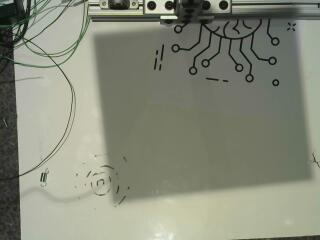
#> input picture calib.jpeg, 320 x 240 px, found by its file name
$ jupyter execute --allow-errors sift.ipynb   (shell and % lines are left out)
#> lines starting #> are read from the running program, lines starting #| are printed output that depends on the picture
[cell 1]
import numpy as np
import matplotlib.pyplot as plt
import cv2

[cell 2]
criteria = (cv2.TERM_CRITERIA_EPS + cv2.TERM_CRITERIA_MAX_ITER, 30, 0.001)
imgpoints = []

[cell 3]
fname = '/home/shankha/MuralPlot/calib.jpeg'
img = cv2.imread(fname)
#> img is the input picture: shape (240, 320, 3); mean B, G, R 122.5, 138.6, 135.2
gray = cv2.cvtColor(img, cv2.COLOR_BGR2GRAY)
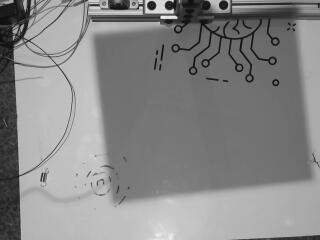
#> gray: shape (240, 320); min 5, max 241, mean 135.8

[cell 4]
ret, corners = cv2.findChessboardCorners(gray, (7,7), None)
#> ret = False; corners = None
print(corners)
#| None

#> (a cell that did not finish here is left out)

#> (a cell that did not finish here is left out)

[cell 7]
#th3 = cv2.adaptiveThreshold(gray,255,cv2.ADAPTIVE_THRESH_GAUSSIAN_C,cv2.THRESH_BINARY,15, 3)
#plt.imshow(th3, cmap=plt.cm.binary)

[cell 8]
rng = [0,6, 63,69]
#> (the rest of this cell did not finish here and is left out)

#> (a cell that did not finish here is left out)

#> (a cell that did not finish here is left out)

#> (a cell that did not finish here is left out)

#> (a cell that did not finish here is left out)

#> (a cell that did not finish here is left out)

#> (a cell that did not finish here is left out)

[cell 15]
img.shape
#> Out = (240, 320, 3)
